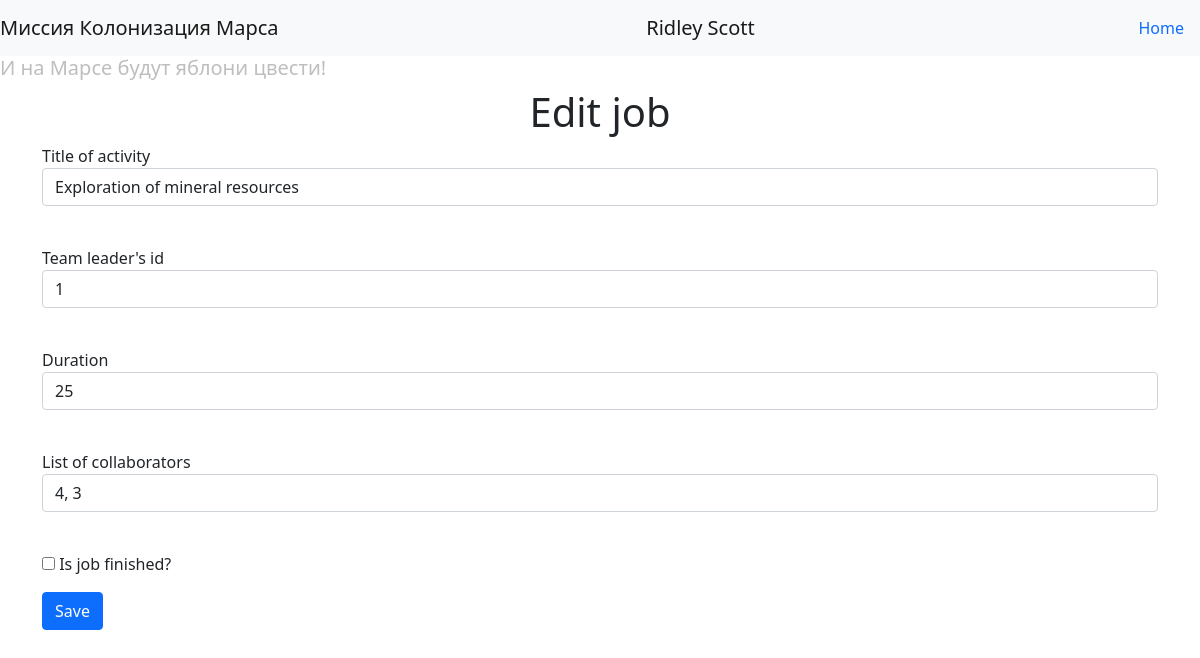
/edit_job/2 (signed in), run on the app's committed database.
### data/users.py (models this page shows, shortened)
class User(SqlAlchemyBase, UserMixin):
    __tablename__ = 'users'
    id = sqlalchemy.Column(sqlalchemy.Integer,
                           primary_key=True, autoincrement=True)
    surname = sqlalchemy.Column(sqlalchemy.String, nullable=True)
    name = sqlalchemy.Column(sqlalchemy.String, nullable=True)
    age = sqlalchemy.Column(sqlalchemy.Integer, nullable=True)
    position = sqlalchemy.Column(sqlalchemy.String, nullable=True)
    speciality = sqlalchemy.Column(sqlalchemy.String, nullable=True)
    address = sqlalchemy.Column(sqlalchemy.String, nullable=True)
    email = sqlalchemy.Column(sqlalchemy.String,
                              index=True, unique=True, nullable=True)
    hashed_password = sqlalchemy.Column(sqlalchemy.String, nullable=True)
    modified_date = sqlalchemy.Column(sqlalchemy.DateTime,
                                      default=datetime.datetime.now)
    jobs = orm.relationship("Jobs", back_populates='user')

### data/jobs.py (models this page shows)
class Jobs(SqlAlchemyBase):
    __tablename__ = 'jobs'
    id = sqlalchemy.Column(sqlalchemy.Integer,
                           primary_key=True, autoincrement=True)
    start_date = sqlalchemy.Column(sqlalchemy.DateTime,
                                   default=datetime.datetime.now)
    team_leader = sqlalchemy.Column(sqlalchemy.Integer,
                                    sqlalchemy.ForeignKey("users.id"))
    job = sqlalchemy.Column(sqlalchemy.String, nullable=True)
    work_size = sqlalchemy.Column(sqlalchemy.Integer, nullable=True)
    collaborators = sqlalchemy.Column(sqlalchemy.String, nullable=True)
    is_finished = sqlalchemy.Column(sqlalchemy.Boolean, nullable=True)
    end_date = sqlalchemy.Column(sqlalchemy.DateTime)
    user = orm.relationship('User')

### main.py (the view, shortened to what this page needs)
@app.route('/edit_job/<int:id>', methods=['GET', 'POST'])
@login_required
def edit_gob(id):
    form = JobForm()
    if request.method == "GET":
        db_sess = db_session.create_session()
        jobs = db_sess.query(Jobs).filter(Jobs.id == id, Jobs.user == current_user).first()
        if jobs:
            form.job.data = jobs.job
            form.team_leader.data = jobs.team_leader
            form.work_size.data = jobs.work_size
            form.collaborators.data = jobs.collaborators
            form.is_finished.data = jobs.is_finished
        else:
            abort(404)
    return render_template('job.html', title='Edit job', action='Edit job', form=form)

### forms/job.py
class JobForm(FlaskForm):
    job = StringField('Title of activity', validators=[DataRequired()])
    team_leader = StringField("Team leader's id", validators=[DataRequired()])
    work_size = StringField("Duration", validators=[DataRequired()])
    collaborators = StringField("List of collaborators", validators=[DataRequired()])
    is_finished = BooleanField("Is job finished?")
    submit = SubmitField('Save')

### data/db_session.py (called while the page is built)
def create_session() -> Session:
    global __factory
    return __factory()

### main.py (called while the page is built)
@login_manager.user_loader
def load_user(user_id):
    db_sess = db_session.create_session()
    return db_sess.query(User).get(user_id)

### templates/job.html (shortened to what this page needs)
{% extends "base.html" %}
{% block content %}
<h1 style="text-align: center">{{ action }}</h1>
<form action="" method="post">
    <p>
        {{ form.job.label }}<br>
        {{ form.job(class="form-control") }}<br>
    <p>
        {{ form.team_leader.label }}<br>
        {{ form.team_leader(class="form-control") }}<br>
    <p>
        {{ form.work_size.label }}<br>
        {{ form.work_size(class="form-control") }}<br>
    <p>
        {{ form.collaborators.label }}<br>
        {{ form.collaborators(class="form-control") }}<br>
    <p>{{ form.is_finished() }} {{ form.is_finished.label }}</p>
    <p>{{ form.submit(type="submit", class="btn btn-primary") }}</p>
</form>
{% endblock %}

### templates/base.html (shortened to what this page needs)
<!DOCTYPE html>
<html lang="en">
<head>
    <link rel="stylesheet"
          href="https://cdn.jsdelivr.net/npm/bootstrap@5.0.0-beta1/dist/css/bootstrap.min.css"
>
<body>
<header>
    <nav class="navbar navbar-light bg-light">
        <a class="navbar-brand"> Миссия Колонизация Марса </a>
        {% if current_user.is_authenticated %}
            <a class="navbar-brand" href="/logout">{{ current_user.name }} {{ current_user.surname }}</a>
        {% else %}
            <p>
                <a class="btn btn-primary " href="/register">Зарегистрироваться</a>
                <a class="btn btn-success" href="/login">Войти</a>
            </p>
        {% endif %}
        <a class="nav-link" href="/"> Home </a>
    </nav>
</header>
<h5 style="color:#BEBEBE">И на Марсе будут яблони цвести!</h5>
<main role="main" class="container">
    {% block content %}{% endblock %}
</main>
</body>
</html>

### data on the page
User: name "Ridley", surname "Scott"
Jobs: job "Exploration of mineral resources", team_leader "1", work_size "25", collaborators "4, 3"

### other printed values
{{ action }} "Edit job"
